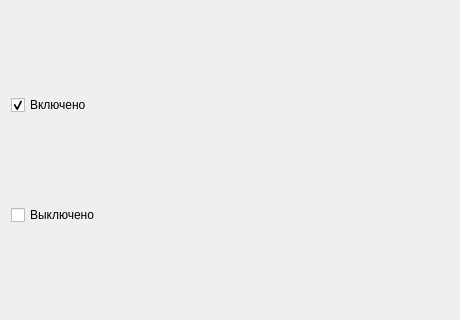
<?xml version="1.0" encoding="UTF-8"?>
<ui version="4.0"><class>Dialog</class><widget class="QDialog" name="Dialog"><property name="geometry"><rect><x>0</x><y>0</y><width>460</width><height>320</height></rect></property><property name="windowTitle"><string>#072 states/157_checks_pair</string></property><layout class="QVBoxLayout" name="verticalLayout"><property name="leftMargin"><number>11</number></property><property name="topMargin"><number>11</number></property><property name="rightMargin"><number>11</number></property><property name="bottomMargin"><number>11</number></property><property name="spacing"><number>6</number></property><item><widget class="QCheckBox" name="c1"><property name="text"><string>Включено</string></property><property name="checked"><bool>true</bool></property></widget></item><item><widget class="QCheckBox" name="c2"><property name="text"><string>Выключено</string></property><property name="checked"><bool>false</bool></property></widget></item></layout></widget></ui>
